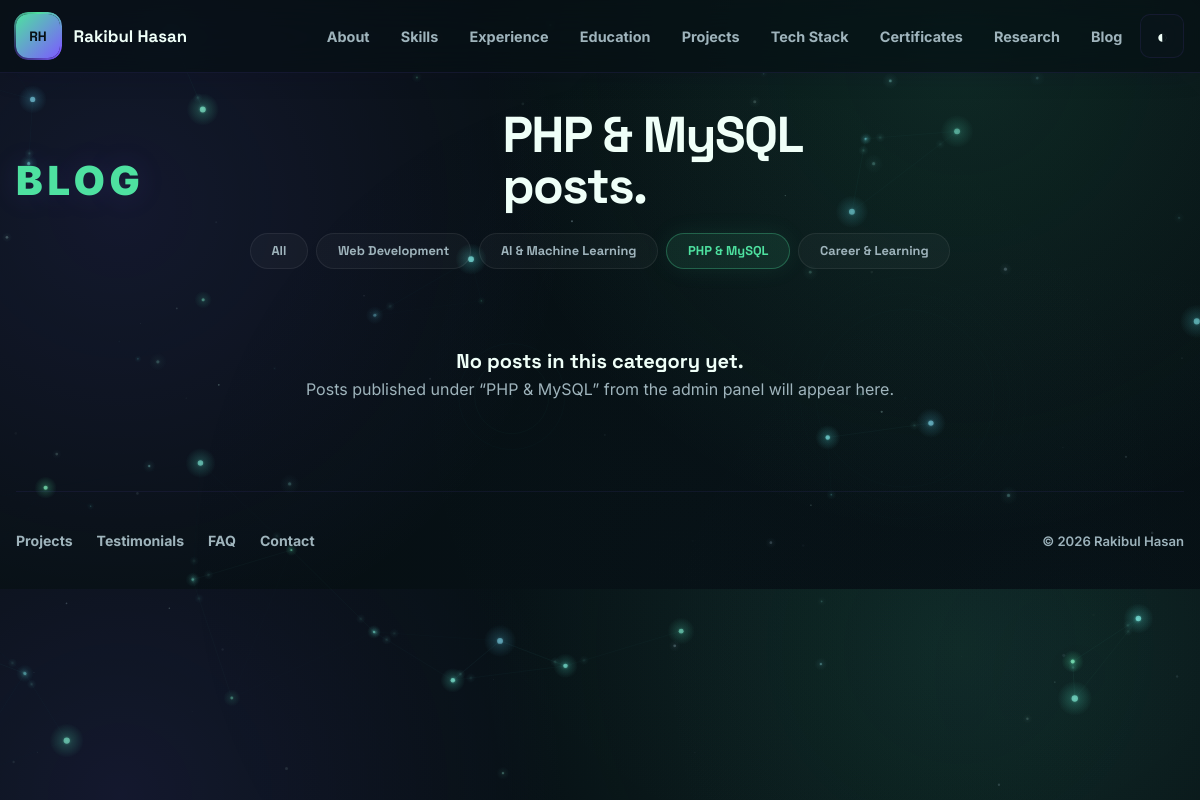
The page /blog?category=php-mysql on the database its author committed.
### tables this page shows
CREATE TABLE IF NOT EXISTS blog_categories (
  id BIGINT UNSIGNED AUTO_INCREMENT PRIMARY KEY,
  name VARCHAR(120) NOT NULL,
  slug VARCHAR(160) NOT NULL UNIQUE,
  display_order INT NOT NULL DEFAULT 0,
  is_visible TINYINT(1) NOT NULL DEFAULT 1,
  created_at TIMESTAMP DEFAULT CURRENT_TIMESTAMP,
  updated_at TIMESTAMP DEFAULT CURRENT_TIMESTAMP ON UPDATE CURRENT_TIMESTAMP,
  INDEX idx_blog_categories_order (display_order)
);

### app/Core/View.php (called while the page is built, shortened)
<?php
final class View
{
    public static function render(string $template, array $data = [], ?string $layout = null): string
    {
        $views = App::get('base_path') . '/app/Views/';
        $file = $views . $template . '.php';
        extract($data, EXTR_SKIP);
        require $file;
        return ob_get_clean();
    }
}

### app/helpers.php (called while the page is built, shortened)
<?php
function app(string $key): mixed
{
    return App::get($key);
}
function view(string $template, array $data = [], ?string $layout = 'layouts/public'): string
{
    return \App\Core\View::render($template, $data, $layout);
}
function e(mixed $value): string
{
    return htmlspecialchars((string) $value, ENT_QUOTES | ENT_SUBSTITUTE, 'UTF-8');
}
function url(string $path = ''): string
{
    $base = rtrim((string) (app('config')['app_url'] ?? ''), '/');
    return $base . '/' . ltrim($path, '/');
}
function setting(array $settings, string $key, mixed $default = ''): mixed
{
    return $settings[$key] ?? $default;
}

### app/Controllers/HomeController.php (called while the page is built, shortened)
<?php
final class HomeController
{
    public function blog(Request $request): string
    {
        $portfolioModel = new PortfolioModel();
        $categorySlug = trim((string) $request->input('category', ''));
        $category = ($categorySlug !== '') ? $portfolioModel->blogCategoryBySlug($categorySlug) : null;
        $data = $portfolioModel->siteData();
        $posts = $portfolioModel->blogPostsByCategory($categorySlug);
        $pageTitle = $category !== null ? 'Blog — ' . $category['name'] : 'Blog';
        $navSections = [
            'about' => 'About',
            'skills' => 'Skills',
            'experience' => 'Experience',
            'education' => 'Education',
            'portfolio' => 'Projects',
            'stack' => 'Tech Stack',
            'certificates' => 'Certificates',
            'research' => 'Research',
            'blog' => 'Blog',
            'testimonials' => 'Testimonials',
            'faq' => 'FAQ',
            'contact' => 'Contact',
        ];
        return view('public/blog', $data + [
            'title' => $pageTitle,
            'seo' => array_merge($data['seo'] ?? [], ['title' => $pageTitle]),
            'navSections' => $navSections,
            'posts' => $posts,
            'categories' => $portfolioModel->blogCategories(),
            'activeCategory' => $category,
            'categorySlug' => $categorySlug,
        ]);
    }
}

### app/Core/Router.php (called while the page is built, shortened)
<?php
final class Router
{
    private array $routes = [];
    private function add(string $method, string $path, array|callable $handler): void
    {
        $pattern = preg_replace('#\{([a-zA-Z_][a-zA-Z0-9_]*)\}#', '(?P<$1>[^/]+)', '/' . trim($path, '/'));
        $this->routes[] = [$method, '#^' . $pattern . '$#', $handler];
    }
    public function dispatch(Request $request): mixed
    {
        foreach ($this->routes as [$method, $pattern, $handler]) {
            if ($method !== $request->method() || !preg_match($pattern, $request->path(), $matches)) {
                continue;
            }
            $params = array_filter($matches, static fn ($key) => is_string($key), ARRAY_FILTER_USE_KEY);
            if (is_array($handler)) {
                [$class, $action] = $handler;
                return (new $class())->{$action}($request, ...array_values($params));
            }
            return $handler($request, ...array_values($params));
        }
        return view('public/404', ['title' => 'Page not found']);
    }
}

### app/Core/App.php (called while the page is built, shortened)
<?php
final class App
{
    private static array $container = [];
    public static function set(string $key, mixed $value): void
    {
        self::$container[$key] = $value;
    }
    public static function get(string $key): mixed
    {
        return self::$container[$key] ?? null;
    }
}

### app/Models/PortfolioModel.php (called while the page is built, shortened)
<?php
final class PortfolioModel extends BaseModel
{
    public function siteData(): array
    {
        $db = $this->db();
        $settingsRows = $db->select('SELECT setting_key, setting_value FROM settings WHERE is_public = 1');
        $settings = [];
        foreach ($settingsRows as $row) {
            $settings[$row['setting_key']] = $row['setting_value'];
        }
        $designations = array_values(array_filter(array_map('trim', array_column($db->select('SELECT title FROM hero_designations WHERE is_visible = 1 ORDER BY display_order ASC'), 'title'))));
        $profileImages = $db->select('SELECT * FROM profile_images WHERE is_visible = 1 ORDER BY display_order ASC');
        $projects = $db->select('SELECT * FROM projects ORDER BY is_featured DESC, display_order ASC');
        foreach ($projects as &$project) {
            $project['technologies'] = $db->select('SELECT technology FROM project_technologies WHERE project_id = ? ORDER BY id ASC', [$project['id']]);
        }
        return [
            'settings' => $settings,
            'seo' => $db->first('SELECT * FROM seo_meta WHERE page = ?', ['home']) ?? [],
            'hero' => $db->first('SELECT * FROM hero_content ORDER BY id ASC LIMIT 1') ?? [],
            'designations' => $designations,
            'profileImages' => $profileImages,
            'about' => $db->first('SELECT * FROM about_content ORDER BY id ASC LIMIT 1') ?? [],
            'skills' => $db->select('SELECT * FROM skills WHERE is_visible = 1 ORDER BY category ASC, display_order ASC'),
            'experience' => $db->select('SELECT * FROM experience ORDER BY display_order ASC'),
            'education' => $db->select('SELECT * FROM education ORDER BY display_order ASC'),
            'projects' => $projects,
            'techStack' => $db->select('SELECT * FROM tech_stack WHERE is_visible = 1 ORDER BY display_order ASC'),
            'certificates' => $db->select('SELECT * FROM certificates ORDER BY display_order ASC'),
            'research' => $db->select('SELECT * FROM research ORDER BY display_order ASC'),
            'testimonials' => $db->select('SELECT * FROM testimonials ORDER BY display_order ASC'),
            'faqs' => $db->select('SELECT * FROM faqs WHERE is_visible = 1 ORDER BY display_order ASC'),
            'socials' => $db->select('SELECT * FROM social_links WHERE is_visible = 1 ORDER BY display_order ASC'),
            'blogPosts' => $db->select("SELECT * FROM blog_posts WHERE status = 'published' ORDER BY COALESCE(published_at, created_at) DESC LIMIT 3"),
            'blogCategories' => $db->select('SELECT * FROM blog_categories WHERE is_visible = 1 ORDER BY display_order ASC, name ASC'),
        ];
    }
    public function blogCategories(): array
    {
        return $this->db()->select('SELECT * FROM blog_categories WHERE is_visible = 1 ORDER BY display_order ASC, name ASC');
    }
    public function blogCategoryBySlug(string $slug): ?array
    {
        return $this->db()->first('SELECT * FROM blog_categories WHERE slug = ? AND is_visible = 1', [$slug]);
    }
    public function blogPostsByCategory(?string $categorySlug = null): array
    {
        $base = "SELECT bp.*, bc.name AS category_name, bc.slug AS category_slug
                 FROM blog_posts bp
                 LEFT JOIN blog_categories bc ON bc.id = bp.category_id
                 WHERE bp.status = 'published'";
        $params = [];
        if ($categorySlug !== null && $categorySlug !== '') {
            $base .= ' AND bc.slug = ?';
            $params[] = $categorySlug;
        }
        $base .= ' ORDER BY COALESCE(bp.published_at, bp.created_at) DESC';
        return $this->db()->select($base, $params);
    }
}

### app/Models/BaseModel.php (called while the page is built, shortened)
<?php
class BaseModel
{
    protected function db(): \App\Core\Database
    {
        return App::get('db');
    }
}

### app/Core/Database.php (called while the page is built, shortened)
<?php
final class Database
{
    private ?PDO $pdo = null;
    public function pdo(): PDO
    {
        if ($this->pdo instanceof PDO) {
            return $this->pdo;
        }
        $dsn = sprintf(
            'mysql:host=%s;port=%s;dbname=%s;charset=%s',
            $this->config['host'],
            $this->config['port'],
            $this->config['name'],
            $this->config['charset']
        );
        try {
            $this->pdo = new PDO($dsn, $this->config['user'], $this->config['pass'], [
                PDO::ATTR_ERRMODE => PDO::ERRMODE_EXCEPTION,
                PDO::ATTR_DEFAULT_FETCH_MODE => PDO::FETCH_ASSOC,
                PDO::ATTR_EMULATE_PREPARES => false,
            ]);
        } catch (PDOException $exception) {
            throw new RuntimeException('Database connection failed. Check .env credentials and import database/migrations.sql.', 0, $exception);
        }
        return $this->pdo;
    }
    public function select(string $sql, array $params = []): array
    {
        $statement = $this->pdo()->prepare($sql);
        $statement->execute($params);
        return $statement->fetchAll();
    }
    public function first(string $sql, array $params = []): ?array
    {
        $rows = $this->select($sql, $params);
        return $rows[0] ?? null;
    }
}

### app/Core/Request.php (called while the page is built, shortened)
<?php
final class Request
{
    public function method(): string
    {
        return strtoupper($_SERVER['REQUEST_METHOD'] ?? 'GET');
    }
    public function path(): string
    {
        $path = parse_url($_SERVER['REQUEST_URI'] ?? '/', PHP_URL_PATH) ?: '/';
        return '/' . trim($path, '/');
    }
    public function input(string $key, mixed $default = null): mixed
    {
        return $_POST[$key] ?? $_GET[$key] ?? $default;
    }
}

### app/Views/public/blog.php (the view, shortened to what this page needs)
<?php
$activeCategory = $activeCategory ?? null;
$activeSlug = ($activeCategory['slug'] ?? '') !== '' ? $activeCategory['slug'] : trim((string) ($categorySlug ?? ''));
?>
<header class="site-header" data-header>
  <nav class="nav-shell" aria-label="Primary navigation">
    <a class="brand" href="<?= e(url('/')) ?>" aria-label="Rakibul Hasan home"><span><?= e(setting($settings, 'logo_text', 'RH')) ?></span><?= e(setting($settings, 'site_name', 'Rakibul Hasan')) ?></a>
    <div class="nav-links" data-nav-menu>
      <?php foreach (($navSections ?? []) as $id => $label): ?>
        <?php if (in_array($id, ['testimonials', 'faq', 'contact'], true)) { continue; } ?>
        <a href="<?= $id === 'blog' ? e(url('/blog')) : e(url('/#' . $id)) ?>"><?= e($label) ?></a>
      <?php endforeach; ?>
      <button class="icon-button" type="button" data-theme-toggle aria-label="Toggle dark mode">◐</button>
    </div>
  </nav>
</header>
<main id="main">
  <section class="section-band blog-band reveal">
    <div class="section-head">
      <p class="eyebrow">Blog</p>
      <h2><?= $activeCategory ? e($activeCategory['name'] . ' posts.') : 'All blog posts.' ?></h2>
    </div>
    <div class="blog-categories" aria-label="Blog categories">
      <a class="stack-tab<?= $activeSlug === '' ? ' active' : '' ?>" href="<?= e(url('/blog')) ?>">All</a>
      <?php foreach ($categories as $category): ?>
        <a class="stack-tab<?= $activeSlug === $category['slug'] ? ' active' : '' ?>" href="<?= e(url('/blog?category=' . rawurlencode($category['slug']))) ?>"><?= e($category['name']) ?></a>
      <?php endforeach; ?>
    </div>
    <?php if ($posts): ?>
      <div class="content-grid">
        <?php foreach ($posts as $post): ?>
          <article class="content-card reveal-child">
            <a class="content-card__link" href="<?= e(url('/blog/' . rawurlencode($post['slug']))) ?>">
              <?php if (!empty($post['featured_image'])): ?><img src="<?= e(storage_url($post['featured_image'])) ?>" alt="<?= e($post['title']) ?>" loading="lazy"><?php endif; ?>
              <h3><?= e($post['title']) ?></h3>
              <?php if (!empty($post['excerpt'])): ?><p><?= e($post['excerpt']) ?></p><?php endif; ?>
              <?php if (!empty($post['published_at'])): ?><small><?= e(date('M d, Y', strtotime($post['published_at']))) ?></small><?php endif; ?>
            </a>
          </article>
        <?php endforeach; ?>
      </div>
    <?php else: ?>
      <div class="blog-empty">
        <strong><?= $activeCategory ? 'No posts in this category yet.' : 'No blog posts yet.' ?></strong>
        <span><?= $activeCategory ? 'Posts published under &ldquo;' . e($activeCategory['name']) . '&rdquo; from the admin panel will appear here.' : 'Check back soon, or browse the categories above.' ?></span>
      </div>
    <?php endif; ?>
  </section>
</main>
<footer class="site-footer">
  <div class="footer-links">
    <a href="<?= e(url('/#portfolio')) ?>">Projects</a>
    <a href="<?= e(url('/#testimonials')) ?>">Testimonials</a>
    <a href="<?= e(url('/#faq')) ?>">FAQ</a>
    <a href="<?= e(url('/#contact')) ?>">Contact</a>
  </div>
  <span>© <?= date('Y') ?> <?= e(setting($settings, 'site_name', 'Rakibul Hasan')) ?></span>
</footer>

### rows shown on the page
blog_categories: name "PHP & MySQL posts.", name "PHP & MySQL"
blog_categories: name "Web Development"
blog_categories: name "AI & Machine Learning"
blog_categories: name "Career & Learning"

### other values the page prints
setting($settings, 'logo_text', 'RH') "RH"
setting($settings, 'site_name', 'Rakibul Hasan') "Rakibul Hasan"
$label "About"
$label "Skills"
$label "Experience"
$label "Education"
$label "Projects"
$label "Tech Stack"
$label "Certificates"
$label "Research"
$label "Blog"
